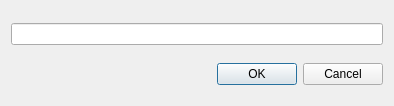
<?xml version="1.0" encoding="UTF-8"?>
<ui version="4.0">
 <class>ImageIdDialog</class>
 <widget class="QDialog" name="ImageIdDialog">
  <property name="windowModality">
   <enum>Qt::WindowModal</enum>
  </property>
  <property name="geometry">
   <rect>
    <x>0</x>
    <y>0</y>
    <width>394</width>
    <height>106</height>
   </rect>
  </property>
  <property name="sizePolicy">
   <sizepolicy hsizetype="Fixed" vsizetype="Fixed">
    <horstretch>0</horstretch>
    <verstretch>0</verstretch>
   </sizepolicy>
  </property>
  <property name="minimumSize">
   <size>
    <width>394</width>
    <height>106</height>
   </size>
  </property>
  <property name="maximumSize">
   <size>
    <width>394</width>
    <height>106</height>
   </size>
  </property>
  <property name="windowTitle">
   <string notr="true">Sentinel Image ID</string>
  </property>
  <layout class="QGridLayout" name="gridLayout">
   <property name="bottomMargin">
    <number>7</number>
   </property>
   <item row="0" column="0">
    <widget class="QLineEdit" name="imageId">
     <property name="maxLength">
      <number>100</number>
     </property>
    </widget>
   </item>
   <item row="2" column="0">
    <widget class="QDialogButtonBox" name="buttonBox">
     <property name="standardButtons">
      <set>QDialogButtonBox::Cancel|QDialogButtonBox::Ok</set>
     </property>
    </widget>
   </item>
  </layout>
 </widget>
 <resources/>
 <connections>
  <connection>
   <sender>buttonBox</sender>
   <signal>rejected()</signal>
   <receiver>ImageIdDialog</receiver>
   <slot>reject()</slot>
   <hints>
    <hint type="sourcelabel">
     <x>196</x>
     <y>76</y>
    </hint>
    <hint type="destinationlabel">
     <x>196</x>
     <y>52</y>
    </hint>
   </hints>
  </connection>
  <connection>
   <sender>buttonBox</sender>
   <signal>accepted()</signal>
   <receiver>ImageIdDialog</receiver>
   <slot>accept()</slot>
   <hints>
    <hint type="sourcelabel">
     <x>196</x>
     <y>76</y>
    </hint>
    <hint type="destinationlabel">
     <x>196</x>
     <y>52</y>
    </hint>
   </hints>
  </connection>
 </connections>
</ui>
